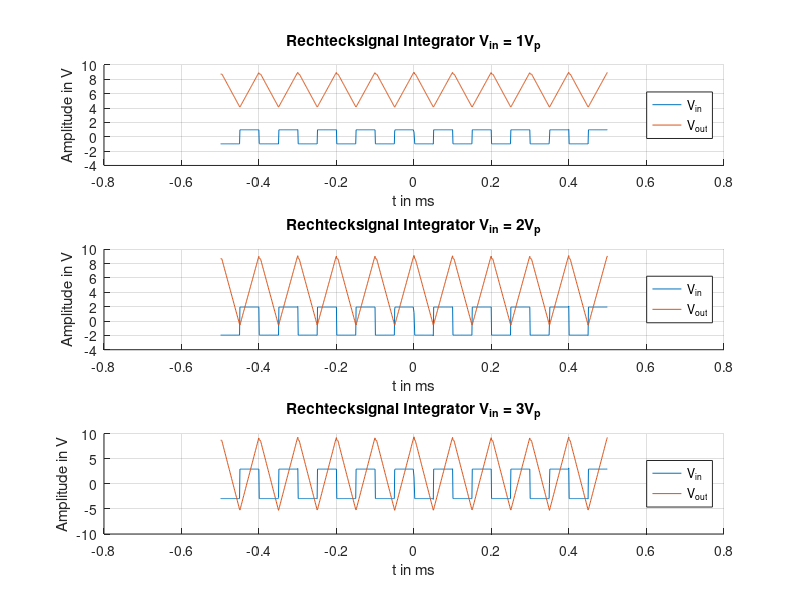

Reproduce this figure in MATLAB.
clear all
close all
clc

%% Einlesen der Rohdaten
square_in_1V = fopen('squarewave_integrator_1V.txt','r');
heading_sq_in_1V = textscan(square_in_1V,'%s %s %s %s',1);
fgetl(square_in_1V);
data1 = textscan(square_in_1V,'%n %n %n %n');
fclose(square_in_1V);

square_in_2V = fopen('squarewave_integrator_2V.txt','r');
heading_sq_in_2V = textscan(square_in_2V,'%s %s %s %s',1);
fgetl(square_in_2V);
data2 = textscan(square_in_2V,'%n %n %n %n');
fclose(square_in_2V); 

square_in_3V = fopen('squarewave_integrator_3V.txt','r');
heading_sq_in_3V = textscan(square_in_3V,'%s %s %s %s',1);
fgetl(square_in_3V);
data3 = textscan(square_in_3V,'%n %n %n %n');
fclose(square_in_3V);


%% Anlegen der Vektoren
time_sq_in_1V = cell2mat(data1(1)).*1e-3;
in_sq_1V = cell2mat(data1(2))*2;
out_sq_1V = cell2mat(data1(3))*2;

time_sq_in_2V = cell2mat(data2(1)).*1e-3;
in_sq_2V = cell2mat(data2(2))*2;
out_sq_2V = cell2mat(data2(3))*2;

time_sq_in_3V = cell2mat(data3(1)).*1e-3;
in_sq_3V = cell2mat(data3(2))*2;
out_sq_3V = cell2mat(data3(3))*2;

%% Plot der Simulationen

figure(1)
subplot(311)
hold all
plot(time_sq_in_1V, in_sq_1V)
plot(time_sq_in_1V, out_sq_1V)
title('Rechtecksignal Integrator V_{in} = 1V_p')
xlabel('t in ms')
ylabel('Amplitude in V')
legend('V_{in}', 'V_{out}')
legend('Location','east')
ylim([-4 10])
grid;
subplot(312)
hold all
plot(time_sq_in_2V, in_sq_2V)
plot(time_sq_in_2V, out_sq_2V)
title('Rechtecksignal Integrator V_{in} = 2V_p')
xlabel('t in ms')
ylabel('Amplitude in V')
legend('V_{in}', 'V_{out}')
legend('Location','east')
ylim([-4 10])
grid;
subplot(313)
hold all
plot(time_sq_in_3V, in_sq_3V)
plot(time_sq_in_3V, out_sq_3V)
title('Rechtecksignal Integrator V_{in} = 3V_p')
xlabel('t in ms')
ylabel('Amplitude in V')
legend('V_{in}', 'V_{out}')
legend('Location','east')
grid;
